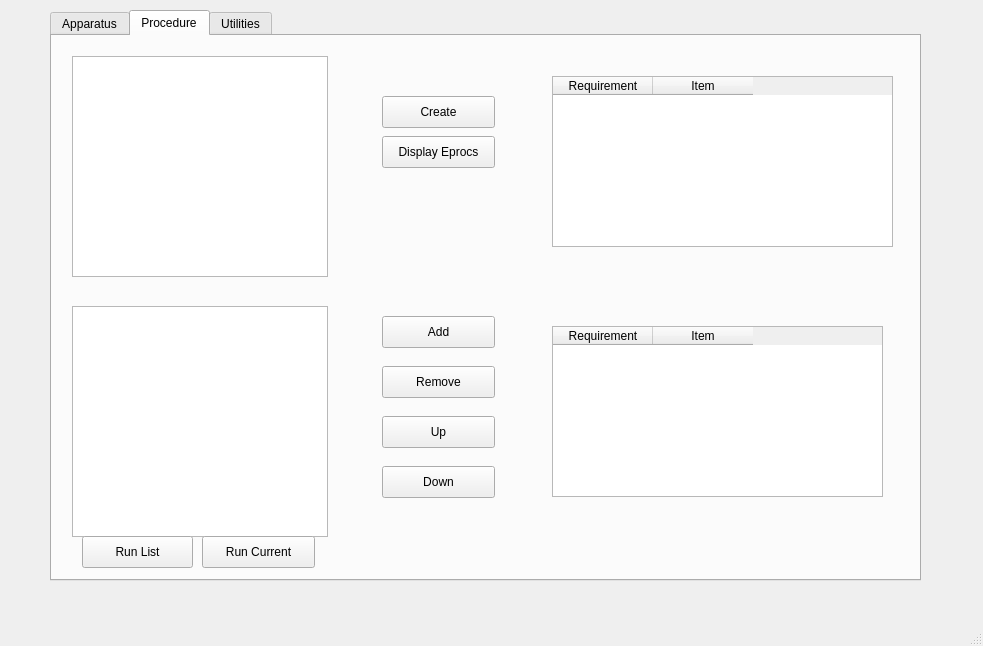
<?xml version="1.0" encoding="UTF-8"?>
<ui version="4.0">
 <class>MainWindow</class>
 <widget class="QMainWindow" name="MainWindow">
  <property name="geometry">
   <rect>
    <x>0</x>
    <y>0</y>
    <width>983</width>
    <height>646</height>
   </rect>
  </property>
  <property name="windowTitle">
   <string>MainWindow</string>
  </property>
  <widget class="QWidget" name="centralwidget">
   <widget class="QTabWidget" name="tabWidget">
    <property name="geometry">
     <rect>
      <x>50</x>
      <y>10</y>
      <width>871</width>
      <height>571</height>
     </rect>
    </property>
    <property name="currentIndex">
     <number>1</number>
    </property>
    <widget class="QWidget" name="atab">
     <attribute name="title">
      <string>Apparatus</string>
     </attribute>
     <widget class="QPushButton" name="blankapp">
      <property name="geometry">
       <rect>
        <x>220</x>
        <y>20</y>
        <width>113</width>
        <height>32</height>
       </rect>
      </property>
      <property name="text">
       <string>Refresh</string>
      </property>
     </widget>
     <widget class="QPushButton" name="tempapp">
      <property name="geometry">
       <rect>
        <x>60</x>
        <y>20</y>
        <width>113</width>
        <height>32</height>
       </rect>
      </property>
      <property name="text">
       <string>Template</string>
      </property>
     </widget>
     <widget class="QTreeWidget" name="treeWidget">
      <property name="geometry">
       <rect>
        <x>40</x>
        <y>60</y>
        <width>321</width>
        <height>431</height>
       </rect>
      </property>
      <column>
       <property name="text">
        <string>Apparatus</string>
       </property>
      </column>
     </widget>
     <widget class="QLineEdit" name="findbox">
      <property name="geometry">
       <rect>
        <x>460</x>
        <y>40</y>
        <width>161</width>
        <height>21</height>
       </rect>
      </property>
     </widget>
     <widget class="QLineEdit" name="replacebox">
      <property name="geometry">
       <rect>
        <x>650</x>
        <y>40</y>
        <width>161</width>
        <height>21</height>
       </rect>
      </property>
     </widget>
     <widget class="QLabel" name="label">
      <property name="geometry">
       <rect>
        <x>460</x>
        <y>20</y>
        <width>60</width>
        <height>16</height>
       </rect>
      </property>
      <property name="text">
       <string>Find</string>
      </property>
     </widget>
     <widget class="QLabel" name="label_2">
      <property name="geometry">
       <rect>
        <x>650</x>
        <y>20</y>
        <width>60</width>
        <height>16</height>
       </rect>
      </property>
      <property name="text">
       <string>Replace</string>
      </property>
     </widget>
     <widget class="QPushButton" name="fandrbutton">
      <property name="geometry">
       <rect>
        <x>540</x>
        <y>70</y>
        <width>181</width>
        <height>32</height>
       </rect>
      </property>
      <property name="text">
       <string>Find and Replace</string>
      </property>
     </widget>
     <widget class="QPushButton" name="addbtn">
      <property name="geometry">
       <rect>
        <x>510</x>
        <y>110</y>
        <width>113</width>
        <height>32</height>
       </rect>
      </property>
      <property name="text">
       <string>Add</string>
      </property>
     </widget>
     <widget class="QPushButton" name="removebtn">
      <property name="geometry">
       <rect>
        <x>640</x>
        <y>110</y>
        <width>113</width>
        <height>32</height>
       </rect>
      </property>
      <property name="text">
       <string>Remove</string>
      </property>
     </widget>
     <widget class="QPushButton" name="copybtn">
      <property name="geometry">
       <rect>
        <x>520</x>
        <y>160</y>
        <width>231</width>
        <height>32</height>
       </rect>
      </property>
      <property name="text">
       <string>Copy to Procedure Requirement</string>
      </property>
     </widget>
     <widget class="QTableWidget" name="itable">
      <property name="geometry">
       <rect>
        <x>470</x>
        <y>310</y>
        <width>331</width>
        <height>192</height>
       </rect>
      </property>
      <property name="sizePolicy">
       <sizepolicy hsizetype="Expanding" vsizetype="Expanding">
        <horstretch>4</horstretch>
        <verstretch>0</verstretch>
       </sizepolicy>
      </property>
      <column>
       <property name="text">
        <string>Key</string>
       </property>
      </column>
      <column>
       <property name="text">
        <string>Value</string>
       </property>
      </column>
     </widget>
     <widget class="QPushButton" name="saveasbtn">
      <property name="geometry">
       <rect>
        <x>680</x>
        <y>230</y>
        <width>113</width>
        <height>32</height>
       </rect>
      </property>
      <property name="text">
       <string>Save As</string>
      </property>
     </widget>
     <widget class="QLineEdit" name="fnamebox">
      <property name="geometry">
       <rect>
        <x>460</x>
        <y>230</y>
        <width>191</width>
        <height>21</height>
       </rect>
      </property>
      <property name="text">
       <string/>
      </property>
     </widget>
     <widget class="QPushButton" name="connectbtn">
      <property name="geometry">
       <rect>
        <x>530</x>
        <y>270</y>
        <width>221</width>
        <height>32</height>
       </rect>
      </property>
      <property name="text">
       <string>Connect All Devices</string>
      </property>
     </widget>
     <widget class="QPushButton" name="disconnectbtn">
      <property name="geometry">
       <rect>
        <x>530</x>
        <y>510</y>
        <width>221</width>
        <height>32</height>
       </rect>
      </property>
      <property name="text">
       <string>Disconnect All Devices</string>
      </property>
     </widget>
     <widget class="QCheckBox" name="simBox">
      <property name="geometry">
       <rect>
        <x>390</x>
        <y>110</y>
        <width>111</width>
        <height>31</height>
       </rect>
      </property>
      <property name="text">
       <string>Simulation</string>
      </property>
     </widget>
    </widget>
    <widget class="QWidget" name="ptab">
     <attribute name="title">
      <string>Procedure</string>
     </attribute>
     <widget class="QListWidget" name="pbox">
      <property name="geometry">
       <rect>
        <x>20</x>
        <y>20</y>
        <width>256</width>
        <height>221</height>
       </rect>
      </property>
      <property name="acceptDrops">
       <bool>false</bool>
      </property>
      <property name="lineWidth">
       <number>1</number>
      </property>
      <property name="modelColumn">
       <number>0</number>
      </property>
      <property name="currentRow">
       <number>-1</number>
      </property>
     </widget>
     <widget class="QTableWidget" name="rbox">
      <property name="geometry">
       <rect>
        <x>500</x>
        <y>40</y>
        <width>341</width>
        <height>171</height>
       </rect>
      </property>
      <property name="dragEnabled">
       <bool>true</bool>
      </property>
      <column>
       <property name="text">
        <string>Requirement</string>
       </property>
      </column>
      <column>
       <property name="text">
        <string>Item</string>
       </property>
      </column>
     </widget>
     <widget class="QListWidget" name="pbox_2">
      <property name="geometry">
       <rect>
        <x>20</x>
        <y>270</y>
        <width>256</width>
        <height>231</height>
       </rect>
      </property>
      <property name="acceptDrops">
       <bool>false</bool>
      </property>
      <property name="lineWidth">
       <number>1</number>
      </property>
      <property name="modelColumn">
       <number>0</number>
      </property>
      <property name="currentRow">
       <number>-1</number>
      </property>
     </widget>
     <widget class="QTableWidget" name="rbox_2">
      <property name="geometry">
       <rect>
        <x>500</x>
        <y>290</y>
        <width>331</width>
        <height>171</height>
       </rect>
      </property>
      <property name="dragEnabled">
       <bool>true</bool>
      </property>
      <column>
       <property name="text">
        <string>Requirement</string>
       </property>
      </column>
      <column>
       <property name="text">
        <string>Item</string>
       </property>
      </column>
     </widget>
     <widget class="QPushButton" name="upbtn">
      <property name="geometry">
       <rect>
        <x>330</x>
        <y>380</y>
        <width>113</width>
        <height>32</height>
       </rect>
      </property>
      <property name="text">
       <string>Up</string>
      </property>
     </widget>
     <widget class="QPushButton" name="downbtn">
      <property name="geometry">
       <rect>
        <x>330</x>
        <y>430</y>
        <width>113</width>
        <height>32</height>
       </rect>
      </property>
      <property name="text">
       <string>Down</string>
      </property>
     </widget>
     <widget class="QPushButton" name="createbtn">
      <property name="geometry">
       <rect>
        <x>330</x>
        <y>60</y>
        <width>113</width>
        <height>32</height>
       </rect>
      </property>
      <property name="text">
       <string>Create</string>
      </property>
     </widget>
     <widget class="QPushButton" name="rbtn">
      <property name="geometry">
       <rect>
        <x>330</x>
        <y>330</y>
        <width>113</width>
        <height>32</height>
       </rect>
      </property>
      <property name="text">
       <string>Remove</string>
      </property>
     </widget>
     <widget class="QPushButton" name="abtn">
      <property name="geometry">
       <rect>
        <x>330</x>
        <y>280</y>
        <width>113</width>
        <height>32</height>
       </rect>
      </property>
      <property name="text">
       <string>Add</string>
      </property>
     </widget>
     <widget class="QPushButton" name="runCurrentbtn">
      <property name="geometry">
       <rect>
        <x>150</x>
        <y>500</y>
        <width>113</width>
        <height>32</height>
       </rect>
      </property>
      <property name="text">
       <string>Run Current</string>
      </property>
     </widget>
     <widget class="QPushButton" name="RunListbtn">
      <property name="geometry">
       <rect>
        <x>30</x>
        <y>500</y>
        <width>111</width>
        <height>32</height>
       </rect>
      </property>
      <property name="text">
       <string>Run List</string>
      </property>
     </widget>
     <widget class="QPushButton" name="showeproc">
      <property name="geometry">
       <rect>
        <x>330</x>
        <y>100</y>
        <width>113</width>
        <height>32</height>
       </rect>
      </property>
      <property name="text">
       <string>Display Eprocs</string>
      </property>
     </widget>
    </widget>
    <widget class="QWidget" name="utab">
     <attribute name="title">
      <string>Utilities</string>
     </attribute>
    </widget>
   </widget>
  </widget>
  <widget class="QMenuBar" name="menubar">
   <property name="geometry">
    <rect>
     <x>0</x>
     <y>0</y>
     <width>983</width>
     <height>26</height>
    </rect>
   </property>
  </widget>
  <widget class="QStatusBar" name="statusbar"/>
 </widget>
 <resources/>
 <connections/>
</ui>
